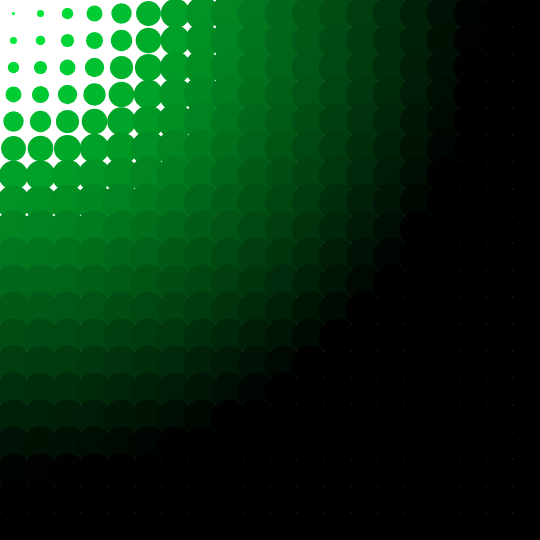
Frame 1 (no input)
Frame 60 (no input): identical to frame 1, image omitted
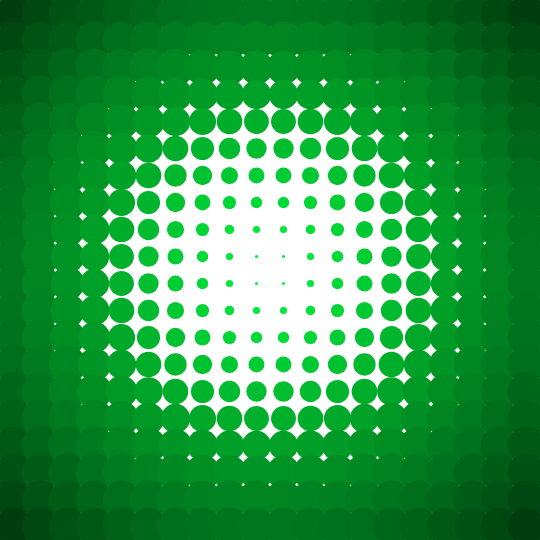
Frame 120 (the mouse pressed at the canvas centre since frame 60)

The p5.js sketch that drew these frames (run headless with seeded random() and noise() and a simulated clock; from frame 60 on, the mouse is pressed at the canvas centre):

// p5.js sketch
// ── sketch.js
var width = 540;
var height = 540;
var circleX = 20;
var circleY = circleX;
var circleMax = width/circleX + (0.4*(width/circleX));

function setup(){
  var width = 540;
  var height = 540;
  createCanvas(width,height);
  colorMode(HSB,360,100,100,1);
}

function draw(){
  createCanvas(width,height);
  background(0,0,100,1)

  for (var x=0; x<circleX; x++){
      for (var y=0; y<circleY; y++){
        var circleR = (dist(0.5*(width/circleX)+(x*(width/circleX)) , 0.5*(height/circleY)+(y*(height/circleY)),mouseX, mouseY))/6
        var centerX = 0.5*(width/circleX)+(x*(width/circleX))
        var centerY = 0.5*(height/circleY)+(y*(height/circleY))

        if (circleR < circleMax){
          strokeWeight(1);
          noStroke();
          fill(135,100,100-(circleR)*1.25,1)
          ellipse(centerX, centerY, circleR, circleR)
        } else {
          strokeWeight(1);
          noStroke();
          fill(135,100,100-(circleR)*1.25,1)
          ellipse(centerX, centerY, circleMax, circleMax)
        }
      }
  }
}
